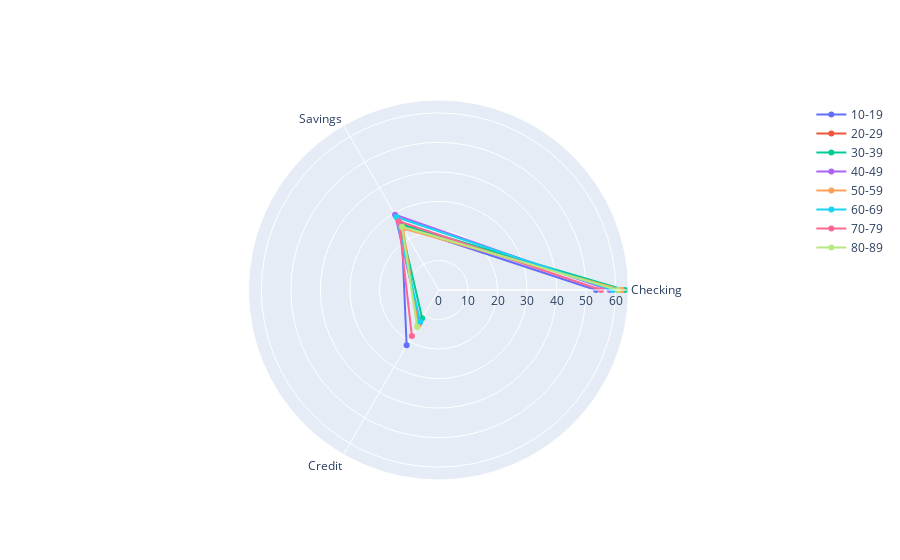

The notebook cell saved with this chart:
### Code cell
import plotly.graph_objects as go

fig = go.Figure()

fig.add_trace(go.Scatterpolar(r=Group1, theta=type_trans, fill='none', name = '10-19'))

fig.add_trace(go.Scatterpolar(r=Group2, theta=type_trans, fill='none', name = '20-29'))

fig.add_trace(go.Scatterpolar(r=Group3, theta=type_trans, fill='none', name = '30-39'))

fig.add_trace(go.Scatterpolar(r=Group4, theta=type_trans, fill='none', name = '40-49'))
fig.add_trace(go.Scatterpolar(r=Group5, theta=type_trans, fill='none', name = '50-59'))
fig.add_trace(go.Scatterpolar(r=Group6, theta=type_trans, fill='none', name = '60-69'))
fig.add_trace(go.Scatterpolar(r=Group7, theta=type_trans, fill='none', name = '70-79'))
fig.add_trace(go.Scatterpolar(r=Group8, theta=type_trans, fill='none', name = '80-89'))


fig.show()

### Figure 1 — Plotly figure (JSON) as saved in the notebook; plotly's stock layout.template omitted (floating-point values rounded to 4 significant figures)
{"data": [{"fill": "none", "name": "10-19", "r": [53.35, 25.06, 21.59], "theta": ["Checking", "Savings", "Credit"], "type": "scatterpolar"}, {"fill": "none", "name": "20-29", "r": [60.68, 25.91, 13.4], "theta": ["Checking", "Savings", "Credit"], "type": "scatterpolar"}, {"fill": "none", "name": "30-39", "r": [63.09, 25.84, 11.07], "theta": ["Checking", "Savings", "Credit"], "type": "scatterpolar"}, {"fill": "none", "name": "40-49", "r": [57.99, 29.43, 12.58], "theta": ["Checking", "Savings", "Credit"], "type": "scatterpolar"}, {"fill": "none", "name": "50-59", "r": [62.09, 24.0, 13.92], "theta": ["Checking", "Savings", "Credit"], "type": "scatterpolar"}, {"fill": "none", "name": "60-69", "r": [59.05, 28.58, 12.37], "theta": ["Checking", "Savings", "Credit"], "type": "scatterpolar"}, {"fill": "none", "name": "70-79", "r": [55.09, 26.9, 18.01], "theta": ["Checking", "Savings", "Credit"], "type": "scatterpolar"}, {"fill": "none", "name": "80-89", "r": [60.77, 24.77, 14.46], "theta": ["Checking", "Savings", "Credit"], "type": "scatterpolar"}], "layout": {}}
